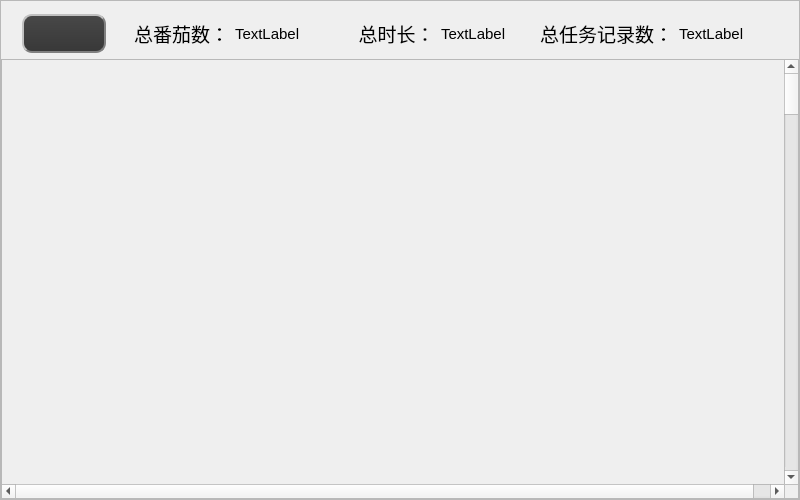
<?xml version="1.0" encoding="UTF-8"?>
<ui version="4.0">
 <class>HistoryWindow</class>
 <widget class="QWidget" name="HistoryWindow">
  <property name="geometry">
   <rect>
    <x>0</x>
    <y>0</y>
    <width>800</width>
    <height>500</height>
   </rect>
  </property>
  <property name="minimumSize">
   <size>
    <width>800</width>
    <height>500</height>
   </size>
  </property>
  <property name="windowTitle">
   <string>TomClock</string>
  </property>
  <property name="windowIcon">
   <iconset resource="../res.qrc">
    <normaloff>:/images/resourse/images/Icons/Main_Color/tomato1.png</normaloff>:/images/resourse/images/Icons/Main_Color/tomato1.png</iconset>
  </property>
  <layout class="QGridLayout" name="gridLayout_2">
   <property name="leftMargin">
    <number>0</number>
   </property>
   <property name="topMargin">
    <number>0</number>
   </property>
   <property name="rightMargin">
    <number>0</number>
   </property>
   <property name="bottomMargin">
    <number>0</number>
   </property>
   <item row="0" column="0">
    <widget class="QFrame" name="frame">
     <property name="frameShape">
      <enum>QFrame::StyledPanel</enum>
     </property>
     <property name="frameShadow">
      <enum>QFrame::Raised</enum>
     </property>
     <layout class="QGridLayout" name="gridLayout">
      <property name="leftMargin">
       <number>0</number>
      </property>
      <property name="topMargin">
       <number>0</number>
      </property>
      <property name="rightMargin">
       <number>0</number>
      </property>
      <property name="bottomMargin">
       <number>0</number>
      </property>
      <item row="0" column="0">
       <layout class="QVBoxLayout" name="verticalLayout">
        <item>
         <spacer name="verticalSpacer">
          <property name="orientation">
           <enum>Qt::Vertical</enum>
          </property>
          <property name="sizeType">
           <enum>QSizePolicy::Fixed</enum>
          </property>
          <property name="sizeHint" stdset="0">
           <size>
            <width>20</width>
            <height>13</height>
           </size>
          </property>
         </spacer>
        </item>
        <item>
         <layout class="QHBoxLayout" name="horizontalLayout_3">
          <item>
           <layout class="QHBoxLayout" name="horizontalLayout_2">
            <item>
             <spacer name="horizontalSpacer">
              <property name="orientation">
               <enum>Qt::Horizontal</enum>
              </property>
              <property name="sizeType">
               <enum>QSizePolicy::Preferred</enum>
              </property>
              <property name="sizeHint" stdset="0">
               <size>
                <width>40</width>
                <height>20</height>
               </size>
              </property>
             </spacer>
            </item>
            <item>
             <widget class="QPushButton" name="backToMain">
              <property name="font">
               <font>
                <pointsize>20</pointsize>
               </font>
              </property>
              <property name="styleSheet">
               <string notr="true">.QPushButton,.QToolButton{
color:#DCDCDC;
min-height:15px;
background:qlineargradient(spread:pad,x1:0,y1:0,x2:0,y2:1,stop:0 #484848,stop:1 #383838);
border:2px groove gray;
border-radius:10px;
padding:2px 4px;
border-style: outset;
}

.QPushButton:hover,.QToolButton:hover{
background:qlineargradient(spread:pad,x1:0,y1:0,x2:0,y2:1,stop:0 #646464,stop:1 #525252);
}

.QPushButton:pressed,.QToolButton:pressed{
background:qlineargradient(spread:pad,x1:0,y1:0,x2:0,y2:1,stop:0 #484848,stop:1 #383838);
}</string>
              </property>
              <property name="text">
               <string/>
              </property>
              <property name="icon">
               <iconset resource="../res.qrc">
                <normaloff>:/images/resourse/images/Icons/Default_Color/back.png</normaloff>:/images/resourse/images/Icons/Default_Color/back.png</iconset>
              </property>
              <property name="iconSize">
               <size>
                <width>30</width>
                <height>25</height>
               </size>
              </property>
             </widget>
            </item>
            <item>
             <spacer name="horizontalSpacer_3">
              <property name="orientation">
               <enum>Qt::Horizontal</enum>
              </property>
              <property name="sizeType">
               <enum>QSizePolicy::Expanding</enum>
              </property>
              <property name="sizeHint" stdset="0">
               <size>
                <width>40</width>
                <height>20</height>
               </size>
              </property>
             </spacer>
            </item>
            <item>
             <widget class="QLabel" name="label_4">
              <property name="font">
               <font>
                <pointsize>14</pointsize>
               </font>
              </property>
              <property name="text">
               <string>总番茄数：</string>
              </property>
             </widget>
            </item>
           </layout>
          </item>
          <item>
           <widget class="QLabel" name="totalTomato">
            <property name="font">
             <font>
              <pointsize>11</pointsize>
             </font>
            </property>
            <property name="text">
             <string>TextLabel</string>
            </property>
           </widget>
          </item>
          <item>
           <layout class="QHBoxLayout" name="horizontalLayout">
            <item>
             <widget class="QLabel" name="label_2">
              <property name="font">
               <font>
                <pointsize>14</pointsize>
               </font>
              </property>
              <property name="text">
               <string>          总时长：</string>
              </property>
             </widget>
            </item>
            <item>
             <widget class="QLabel" name="totalTime">
              <property name="font">
               <font>
                <pointsize>11</pointsize>
               </font>
              </property>
              <property name="text">
               <string>TextLabel</string>
              </property>
             </widget>
            </item>
            <item>
             <spacer name="horizontalSpacer_2">
              <property name="orientation">
               <enum>Qt::Horizontal</enum>
              </property>
              <property name="sizeType">
               <enum>QSizePolicy::Preferred</enum>
              </property>
              <property name="sizeHint" stdset="0">
               <size>
                <width>40</width>
                <height>20</height>
               </size>
              </property>
             </spacer>
            </item>
            <item>
             <widget class="QLabel" name="label">
              <property name="font">
               <font>
                <pointsize>14</pointsize>
               </font>
              </property>
              <property name="text">
               <string>总任务记录数：</string>
              </property>
             </widget>
            </item>
            <item>
             <widget class="QLabel" name="numOfTotal">
              <property name="font">
               <font>
                <pointsize>11</pointsize>
               </font>
              </property>
              <property name="text">
               <string>TextLabel</string>
              </property>
             </widget>
            </item>
            <item>
             <spacer name="horizontalSpacer_5">
              <property name="orientation">
               <enum>Qt::Horizontal</enum>
              </property>
              <property name="sizeHint" stdset="0">
               <size>
                <width>40</width>
                <height>20</height>
               </size>
              </property>
             </spacer>
            </item>
            <item>
             <spacer name="horizontalSpacer_4">
              <property name="orientation">
               <enum>Qt::Horizontal</enum>
              </property>
              <property name="sizeHint" stdset="0">
               <size>
                <width>40</width>
                <height>20</height>
               </size>
              </property>
             </spacer>
            </item>
           </layout>
          </item>
         </layout>
        </item>
        <item>
         <widget class="QScrollArea" name="scrollArea">
          <property name="minimumSize">
           <size>
            <width>0</width>
            <height>0</height>
           </size>
          </property>
          <property name="widgetResizable">
           <bool>true</bool>
          </property>
          <widget class="QWidget" name="scrollAreaWidgetContents">
           <property name="geometry">
            <rect>
             <x>0</x>
             <y>0</y>
             <width>800</width>
             <height>5000</height>
            </rect>
           </property>
           <property name="minimumSize">
            <size>
             <width>800</width>
             <height>5000</height>
            </size>
           </property>
          </widget>
         </widget>
        </item>
       </layout>
      </item>
     </layout>
    </widget>
   </item>
  </layout>
 </widget>
 <resources>
  <include location="../res.qrc"/>
 </resources>
 <connections/>
</ui>
